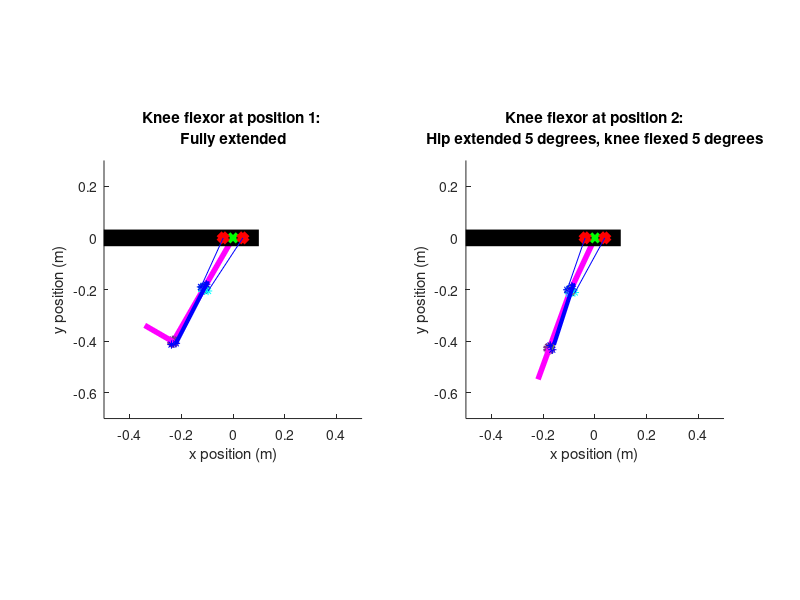

Reproduce this figure in MATLAB. (Note: this script raises an error after producing the figure.)
%% Biarticular analysis of the quadruped hind legs
clear, close('all'), clc

%% Define given geometric and physical constants

% This simulation is intended to provide a static analysis and rough visual
% depiction of a cam/pulley system. CAM radii are sown as points around the
% knee

%% Define a rotational function to be used
% Define 2D rotational matrix in xy-plane as a function of degrees rotated
% counter-clockwise
rotz = @(t) [cosd(t) -sind(t) ; sind(t) cosd(t)] ;
%% Define given geometric and physical constants

% Defining hind leg section lengths
l1 = 8.92 * (0.0254);               % [m] Limb length 1 (inches to meters conversion)
l2 = 9.37 * (0.0254);               % [m] Limb length 2 (inches to meters conversion)
l3 = 5 * (0.0254);                  % [m] Limb length 3 (inches to meters conversion)

% Define gravitational constant
g = 9.8;                            % [m/s^2]

% Define length of actuators             
L_AF = 9 * (0.0254);                % [m] Ankle flexor length (inches to meters conversion)
L_AE = 9 * (0.0254);                % [m] Ankle extensor length (inches to meters conversion)
L_KF = 8 * (0.0254);                % [m] Knee flexor length (inches to meters conversion)
L_KE = 8 * (0.0254);                % [m] Knee extensor length (inches to meters conversion)
L_KFb = 12 * (0.0254);              % [m] Biarticular knee flexor length (inches to meters conversion)
L_KEb = 12 * (0.0254);              % [m] Biarticular knee flexor length (inches to meters conversion)
L_AEb = 8.5 * (0.0254);              % [m] Biarticular ankle extensor length (inches to meters conversion)

% Define actuator masses based on linear density estimate of 1.698 kg/m
m_AF = 1.698 * L_AF;                % [kg] Ankle flexor mass
m_AE = 1.698 * L_AE;                % [kg] Ankle extensor mass
m_KF = 1.698 * L_KF;                % [kg] Knee flexor mass
m_KE = 1.698 * L_KE;                % [kg] Knee extensor mass

% Define mass values of the hind leg sections
me = 0.0205;                        % [kg] Mass of encoders
m1 = 0.1302;                        % [kg] Section 1 leg mass
m2 = 0.1302;                        % [kg] Section 2 leg mass
m3 = 0.09814;                       % [kg] Section 3 leg mass

% Define maximum actuator strain estimate 
k_max = 0.1667;                     % [-]

% Define r1 and r2 for the knee and ankle cam, corresponding to the cam
% radius at positon one and two
r1_KFb_length = .75 * (0.0254);         % [m] (inches to meter conversion)
r1_KEb_length = 0.5 * (0.0254);         % [m] (inches to meter conversion)
r2_KFb_length = 0.5 * (0.0254);         % [m] (inches to meter conversion)
r2_KEb_length = .75* (0.0254);          % [m] (inches to meter conversion)
r1_AEb_length = 0.5 * (0.0254);         % [m] (inches to meter conversion)
r2_AEb_length = 0.5 * (0.0254);        % [m] (inches to meter conversion)

% Define where point of rotation of the upper end of the knee actuators is in the
% xy plane, with the hip point of rotation as the origin
b_KFb_top = [1.5, 0]* (0.0254);            % [m] (inches to meter conversion)
b_KEb_top = [-1.5, 0]* (0.0254);           % [m] (inches to meter conversion)

% Define the safety factor of required force
SF = 1;                           % [-]

%Define BPA model constants (eq 4 from paper)
a0 = 254.3e3;                       % [Pa] Model Parameter 0
a1 = 192e3;                         % [Pa] Model Parameter 1
a2 = 2.0265;                        % [-] Model Parameter 2
a3 = -0.461;                        % [-] Model Parameter 3
a4 = -0.331e-3;                     % [1/N] Model Parameter 4
a5 = 1.23e3;                        % [Pa/N] Model Parameter 5
a6 = 15.6e3;                        % [Pa] Model Parameter 6

% Define the hysteresis factor
S = 1;                               % [0,1]

%% Define fully extended position of the knee in 2D space (position 1)

% Origin is at hip joint point of rotation
% Fully extended position occurs when the femur is -30 degrees from
% vertical, with knee fully extended. Fully flexed position occurs when
% the femur is 30 degrees from vertical with knee fully flexed

% Define angle from horizontal for fully extended position (position 1)
theta1_pos1 = 30;                               % [degrees]

% Define the knee location in the xy plane at position 1 from hip angle
% and femur length
knee_pos1(1) = (-l1 * sind(theta1_pos1));                      % [m]
knee_pos1(2) = (-l1 * cosd(theta1_pos1));                      % [m]

% Define the length of the radius of attatchment end point for the knee(the point where
% the string inserts to the frame) from known angles and length of r
r1_KFb_pos1 = [(knee_pos1(1) + r1_KFb_length * cosd(theta1_pos1)), (knee_pos1(2) - r1_KFb_length * sind(theta1_pos1))]; % [m]
r2_KFb_pos1 = [(knee_pos1(1) - r2_KFb_length * sind(theta1_pos1)), (knee_pos1(2) - r2_KFb_length * cosd(theta1_pos1))]; % [m]
r1_KEb_pos1 = [(knee_pos1(1) - r1_KEb_length * cosd(theta1_pos1)), (knee_pos1(2) + r1_KEb_length * sind(theta1_pos1))]; % [m]
r2_KEb_pos1 = [(knee_pos1(1) + r2_KEb_length * sind(theta1_pos1)), (knee_pos1(2) + r2_KEb_length * cosd(theta1_pos1))]; % [m]

% Define the ankle position from the defined angles, knee position, and
% tibia length
ankle_pos1(1) = (knee_pos1(1) - l2 * sind(theta1_pos1));        % [m]
ankle_pos1(2) = (knee_pos1(2) - l2 * cosd(theta1_pos1));        % [m]

% Define the length of the radius of attatchment end point for the ankle(the point where
% the string inserts to the frame) from known angles and length of r
r1_AEb_pos1 = [(ankle_pos1(1) + r1_AEb_length * cosd(theta1_pos1)), (ankle_pos1(2) - r1_AEb_length * sind(theta1_pos1))]; % [m]
r2_AEb_pos1 = [(ankle_pos1(1) - r2_AEb_length * sind(theta1_pos1)), (ankle_pos1(2) - r2_AEb_length * cosd(theta1_pos1))]; % [m]

% Define the toe postion, modeling the foot as a straight line
toe_pos1 = [(ankle_pos1(1) - l3 * cosd(theta1_pos1)) (ankle_pos1(2) + l3 * sind(theta1_pos1))];

%Define upper actuator position 1
upper_AEb_pos1 = knee_pos1 + 0.0254*1.25*[sind(30) cosd(30)]; 
%Define string length
string = norm(upper_AEb_pos1 - r1_KFb_pos1);

% Define the outer cam circle in quarter sections
thetaKF = 1.5 *pi() : 0.001 : 2*pi;
thetaKE = 0.5 *pi() : 0.001 : pi;
camKF(1,:) = r1_KFb_length * cos(thetaKF) + knee_pos1(1);
camKF(2,:) = r2_KFb_length * sin(thetaKF) + knee_pos1(2);
camKF = rotz(-theta1_pos1) * [(camKF(1,:) - knee_pos1(1)); (camKF(2,:) - knee_pos1(2))];
camKF(1,:) = camKF(1,:) + knee_pos1(1);
camKF(2,:) = camKF(2,:) + knee_pos1(2);

camKE(1,:) = r1_KEb_length * cos(thetaKE) + knee_pos1(1);
camKE(2,:) = r2_KEb_length * sin(thetaKE) + knee_pos1(2);
camKE = rotz(-theta1_pos1) * [(camKE(1,:) - knee_pos1(1)); (camKE(2,:) - knee_pos1(2))];
camKE(1,:) = camKE(1,:) + knee_pos1(1);
camKE(2,:) = camKE(2,:) + knee_pos1(2);

%% Plot fully extended position of the knee in 2D space (position 1)
figure(1)
subplot(1, 2, 1)
hold on

% Plot the femur from knee position, and add a marker at the knee
plot([0, knee_pos1(1)], [0, knee_pos1(2)], '-m', 'LineWidth', 4)
plot(knee_pos1(1), knee_pos1(2), 'o', 'LineWidth', 3)

% Plot the cam radii
plot(camKF(1,:), camKF(2,:))
plot(camKE(1,:), camKE(2,:))

% Plot the tibia from knee to ankle points
plot([knee_pos1(1), ankle_pos1(1)], [knee_pos1(2), ankle_pos1(2)], '-m', 'LineWidth', 4)

% Plot the cam radii for the knee flexor and extensor (2 each) for position 1 as
% points
plot(r1_KFb_pos1(1), r1_KFb_pos1(2), '*c')
plot(r2_KFb_pos1(1), r2_KFb_pos1(2), '*c')
plot(r1_KEb_pos1(1), r1_KEb_pos1(2), '*b')
plot(r2_KEb_pos1(1), r2_KEb_pos1(2), '*b')

% Plot the ankle/foot as a circle
plot(ankle_pos1(1), ankle_pos1(2), 'o', 'LineWidth', 3)

% Plot the foot as a straight line
plot([ankle_pos1(1) toe_pos1(1)], [ankle_pos1(2) toe_pos1(2)], '-m', 'LineWidth', 4) 

% Plot the CAM radii for the ankle
plot(r1_AEb_pos1(1), r1_AEb_pos1(2), '*b')
plot(r2_AEb_pos1(1), r2_AEb_pos1(2), '*b')

% Plot the ankle extensor actuator
plot([upper_AEb_pos1(1) r1_AEb_pos1(1)], [upper_AEb_pos1(2) r1_AEb_pos1(2)], '-b', 'LineWidth', 3)


% Plot the hip/body as a horizontal line for reference
plot([-1, .1], [0, 0], '-k', 'LineWidth', 12)

% Mark the hip joint as the origin
plot(0,0, 'xg', 'LineWidth', 3)

% Plot the final pulley point before string goes to the tibia for the
% flexor and extensor
plot(b_KFb_top(1), b_KFb_top(2), 'xr', 'LineWidth', 5)
plot(b_KEb_top(1), b_KEb_top(2), 'xr', 'LineWidth', 5)

% Plot the lines representing strings for the flexor and extensor
plot([b_KFb_top(1) r1_KFb_pos1(1)], [b_KFb_top(2) r1_KFb_pos1(2)], 'b')
plot([b_KEb_top(1) r1_KEb_pos1(1)], [b_KEb_top(2) r1_KEb_pos1(2)], 'b')

% Finish labeling the plot
hold off
xlim([-0.5 0.5])
ylim([-0.7 0.3])
title(sprintf('Knee flexor at position 1: \nFully extended'))
xlabel('x position (m)')
ylabel('y position (m)')
daspect([1 1 1])

%% Define fully flexed position (position 2) using rotational matrices

% Define hip rotation in degrees
rot_hip = input(sprintf('Enter the desired hip rotation from fully flexed: ') );                                              % [degrees]

% Rotate the knee about the origin 60 degrees
knee_pos2 = rotz(rot_hip) * knee_pos1';

% Define knee rotation in degrees
rot_knee = input(sprintf('\nEnter the desired knee rotation from fully extended: ') );                                              % [degrees]

%Rotate the all points below the knee about the knee 90 degrees
ankle_pos2 = rotz(rot_knee) * ((rotz(rot_hip) * ankle_pos1') - knee_pos2)+ knee_pos2;
r1_KFb_pos2 = rotz(rot_knee) * ((rotz(rot_hip) * r1_KFb_pos1') - knee_pos2) + knee_pos2;
r2_KFb_pos2 = rotz(rot_knee) * ((rotz(rot_hip) * r2_KFb_pos1') - knee_pos2) + knee_pos2;
r1_KEb_pos2 = rotz(rot_knee) * ((rotz(rot_hip) * r1_KEb_pos1') - knee_pos2) + knee_pos2;
r2_KEb_pos2 = rotz(rot_knee) * ((rotz(rot_hip) * r2_KEb_pos1') - knee_pos2) + knee_pos2;
toe_pos2 = rotz(rot_knee) * ((rotz(rot_hip) * toe_pos1') - knee_pos2)+ knee_pos2;
r1_AEb_pos2 = rotz(rot_knee) * ((rotz(rot_hip) * r1_AEb_pos1') - knee_pos2)+ knee_pos2;
r2_AEb_pos2 = rotz(rot_knee) * ((rotz(rot_hip) * r2_AEb_pos1') - knee_pos2)+ knee_pos2;
camKF = rotz(rot_knee) * ((rotz(rot_hip) * camKF) - knee_pos2)+ knee_pos2;
camKE = rotz(rot_knee) * ((rotz(rot_hip) * camKE) - knee_pos2)+ knee_pos2;

%Rotate the foot and ankle cam about the ankle 90 degrees
toe_pos2 = rotz(90) * (toe_pos2 - ankle_pos2)+ ankle_pos2;
r1_AEb_pos2 = rotz(90) * (r1_AEb_pos2 - ankle_pos2)+ ankle_pos2;
r2_AEb_pos2 = rotz(90) * (r2_AEb_pos2 - ankle_pos2)+ ankle_pos2;

% Define upper ankle actuator position
%upper_AEb_pos2 = r1_KFb_pos2 + string * ((r2_AEb_pos2 - r1_KFb_pos2)/ norm(r2_AEb_pos2 - r1_KFb_pos2));
upper_AEb_pos2 = rotz(rot_hip) * upper_AEb_pos1';

% Define the EFFECTIVE radius based on knee rotation
rKFb_eff_length = (r1_KFb_length * r2_KFb_length)/((r2_KFb_length * cosd(rot_knee))^2 + (r1_KFb_length * sind(rot_knee))^2)^.5;
rKEb_eff_length = (r1_KEb_length * r2_KEb_length)/((r2_KEb_length * cosd(rot_knee))^2 + (r1_KEb_length * sind(rot_knee))^2)^.5;

% Define the string attachment point from effective radius and knee roation
rKFb_eff = knee_pos1 + rKFb_eff_length * [cosd(theta1_pos1) -sind(theta1_pos1)];
rKFb_eff = rotz(rot_hip) * rKFb_eff';
rKEb_eff = knee_pos1 + rKEb_eff_length * [-cosd(theta1_pos1) sind(theta1_pos1)];
rKEb_eff = rotz(rot_hip) * rKEb_eff';


% Also need to define the fully extended knee extensor position, even if the
% user input doesn't rotate it to that point.
knee_pos2_extended = rotz(60) * knee_pos1';
r1_KEb_extended = rotz(90) * ((rotz(60) * r1_KEb_pos1') - knee_pos2_extended) + knee_pos2_extended;
r2_KEb_extended = rotz(90) * ((rotz(60) * r2_KEb_pos1') - knee_pos2_extended) + knee_pos2_extended;

string_length = (pi()/2)*(((r1_AEb_length^2) + (r2_AEb_length^2))/2)^0.5;

lower_AEb_pos2 = r2_AEb_pos2' + string_length * (upper_AEb_pos2' - r2_AEb_pos2')/norm(upper_AEb_pos2' - r2_AEb_pos2');

%% Plot fully flexed position of the knee in 2D space (position 2)
subplot(1, 2, 2)
hold on

% Plot the femur from knee position, and add a marker at the knee
plot([0, knee_pos2(1)], [0, knee_pos2(2)], '-m', 'LineWidth', 4)
plot(knee_pos2(1), knee_pos2(2), 'o', 'LineWidth', 3)

% Plot the tibia from knee to ankle points
plot([knee_pos2(1), ankle_pos2(1)], [knee_pos2(2), ankle_pos2(2)], '-m', 'LineWidth', 4)

% Plot the cam radii for flexor and extensor (2 each) for position 1 as
% points
plot(r1_KFb_pos2(1), r1_KFb_pos2(2), '*c')
plot(r2_KFb_pos2(1), r2_KFb_pos2(2), '*c')
plot(r1_KEb_pos2(1), r1_KEb_pos2(2), '*b')
plot(r2_KEb_pos2(1), r2_KEb_pos2(2), '*b')
plot(camKF(1,:), camKF(2,:))
plot(camKE(1,:), camKE(2,:))

% Plot the ankle/foot as a circle
plot(ankle_pos2(1), ankle_pos2(2), 'o', 'LineWidth', 3)

% Plot the hip/body as a horizontal line for reference
plot([-1, .1], [0, 0], '-k', 'LineWidth', 12)

% Mark the hip joint as the origin
plot(0,0, 'xg', 'LineWidth', 3)

% Plot the foot as a straight line
plot([ankle_pos2(1) toe_pos2(1)], [ankle_pos2(2) toe_pos2(2)], '-m', 'LineWidth', 4)

% Plot the CAM radii for the ankle
plot(r1_AEb_pos2(1), r1_AEb_pos2(2), '*b')
plot(r2_AEb_pos2(1), r2_AEb_pos2(2), '*b')

% Plot the ankle extensor actuator
plot([upper_AEb_pos2(1) lower_AEb_pos2(1)], [upper_AEb_pos2(2) lower_AEb_pos2(2)], '-b', 'LineWidth', 3)

% Plot the string from ankle to actuator
plot([r2_AEb_pos2(1) lower_AEb_pos2(1)], [r2_AEb_pos2(2) lower_AEb_pos2(2)])

% Plot the final pulley point before string goes to the tibia for the
% lfexor and extensor
plot(b_KFb_top(1), b_KFb_top(2), 'xr', 'LineWidth', 5)
plot(b_KEb_top(1), b_KEb_top(2), 'xr', 'LineWidth', 5)

% Plot the lines representing strings for the flexor and extensor
plot([b_KFb_top(1) rKFb_eff(1)], [b_KFb_top(2) rKFb_eff(2)], 'b')
plot([b_KEb_top(1) rKEb_eff(1)], [b_KEb_top(2) rKEb_eff(2)], 'b')

% Finish labeling the plot
xlim([-0.5 0.5])
ylim([-0.7 0.3])
title(sprintf('Knee flexor at position 2:\nHip extended %.0f degrees, knee flexed %.0f degrees', rot_hip, rot_knee))
xlabel('x position (m)')
ylabel('y position (m)')
daspect([1 1 1])


%% Define the strain necessary to achieve position 2

% Define length of fully contracted actuator based on previously defined
% vectors
delta_L_KFb = (norm(r1_KFb_pos1 - b_KFb_top) + (pi()/2)*(((r1_KFb_length^2) + (r2_KFb_length^2))/2)^0.5)- norm(r2_KFb_pos2' - b_KFb_top);
delta_L_KEb = (norm(r2_KEb_pos2' - b_KEb_top) + (pi()/2)*(((r1_KEb_length^2) + (r2_KEb_length^2))/2)^0.5)- norm(r1_KEb_pos1 - b_KEb_top);
delta_L_AEb = (norm(r1_AEb_pos1 - upper_AEb_pos1) + (pi()/2)*(((r1_AEb_length^2) + (r2_AEb_length^2))/2)^0.5)- norm(r2_AEb_pos2 - upper_AEb_pos2);

% Calculate strain from contracted and resting lengths
k_KFb = delta_L_KFb / L_KFb;
k_KEb = delta_L_KEb / L_KEb;
k_AEb = delta_L_AEb / L_AEb;

%Print out actuator lengths and strains
fprintf('\nHip rotation: %.0f degrees', rot_hip)
fprintf('\nKnee rotation: %.0f degrees\n', rot_knee)

fprintf('\n\nBA knee flexor actuator length: %.0f inches', L_KFb/0.0254)
fprintf('\nBA knee extensor actuator length: %.0f inches\n', L_KEb/0.0254)

fprintf('\nBA knee flexor strain to achieve position 2: %.2f', k_KFb)
fprintf('\nBA knee extensor strain to achieve position 1: %.2f\n', k_KEb)
fprintf('\nBA ankle extensor strain to achieve this position: %.2f\n', k_AEb)
%fprintf('\n\nBA ankle extensor actuator length: %.0f inches', L_AEb/0.0254)


%% Torque calculations for the biarticular knee flexor and knee extensor

% NOTE: THESE HAVE ONLY BEEN SET UP TO DEFINE TORQUE AT SET POSITIONS.
% Needs modification to find force at a given rotation.

% Torque requirements for knee flexor:
% Define torques created by the weight of the different leg segments
T1_KFb = 0.5 * l1 * cosd(60) * (m1 + m_KF + m_KE) * g;                      % [N-m]
T2_KFb = (l1 * cosd(60) + 0.5 * l2 * sind(60)) * (m2 + m_AF + m_AE) * g;    % [N-m]
T3_KFb = (l1 * cosd(60) + (l2 + l3/2) * sind(60)) * m3 * g;                 % [N-m]
T_knee_KFb = l1 * cosd(60) * me * g;                                        % [N-m]
T_ankle_KFb = (l1 * cosd(60) + l2 * sind(60)) * me * g;                     % [N-m]

% Define force necessary for actuator to exert to hold leg at position 2
F_KFb = (T1_KFb + T2_KFb + T3_KFb + T_knee_KFb + T_ankle_KFb) / r2_KFb_length;  % [N]              % [N]         


% Torque requirements for knee extensor:
% Define torques created by the weight of the different leg segments
T1_KEb = 0.5 * l1 * sind(30) * (m1 + m_KF + m_KE) * g;             % [N-m]
T2_KEb = ((l1 + 0.5 * l2) * sind(30)) * (m1 + m_AF + m_AE) * g;    % [N-m]
T3_KEb = (((l1 + l2) * sind(30)) + (l3/2)) * m3 * g;               % [N-m]
T_knee_KEb = l1 * sind(30) * me * g;                               % [N-m]
T_ankle_KEb = (l1 + l2) * sind(30) * me * g;                       % [N-m]

% Define force necessary for actuator to exert to hold leg at position 1
F_KEb = (T1_KEb + T2_KEb + T3_KEb + T_knee_KEb + T_ankle_KEb) / r1_KEb_length;                % [N] 


% Torque requirements for ankle extensor:
% Define torques created by the weight of the different leg segments
T2_AEb = (0.5 * l2) * (m2 + m_AF + m_AE) * g;                      % [N-m]
T3_AEb = (l2 + 0.5 * l3) * m3 * g;                                 % [N-m]
T_ankle_AEb = l2 * me * g;                                         % [N-m]

% Define force necessary for actuator to exert to hold leg at a fully
% contracted position with the femur aligned with the vertical
F_AEb = (T2_AEb + T3_KEb + T_ankle_AEb) / r2_AEb_length;                % [N] 

% Print out force required to hold position 1 and 2 for the knee extensor
% and flexor, respectively
fprintf('\nThe required force for the BA knee flexor to hold a fully contracted position is %.1f pounds', F_KFb/4.448)
fprintf('\nThe required force for the BA knee extensor to hold a fully contracted position is %.1f pounds', F_KEb/4.448)
fprintf('\nThe required force for the BA ankle extensor to hold position 1 is %.1f pounds', F_AEb/4.448)

%% Plotting strain vs necessary pressure for a given force

% Constructing a pressure vs strain plot for BPAs of varying force based on
% equation 4.

% Define range of strains
k = 0.001:0.001:0.2;            % []
k_max = 0.17;                   % []
F = (0:6:36) * 4.448;           % [N] (pounds to newtons conversion)
S = 1;                          % [0,1] hysteresis 

key = strings(1,length(F));

figure(2)
% plot pressure vs strain, each loop doing a different applied force
for n = 1:length(F)
    P = a0 + (a1 * tan( a2 * ((k./ (a4 * F(n) + k_max)) + a3))) + (a5 * F(n)) + (a6 * S); % [Pa]
    plot(k, P/1000, '.')
    hold on
    key(n) = sprintf('Applied force: %.1f pounds', F(n)/4.448);
end

% Plot strain and forces required for position 1 and 2 for biarticular knee
% muscles
%plot(k_KFb, 0.001 * (a0 + (a1 * tan( a2 * ((k_KFb./ (a4 * F_KFb + k_max)) + a3))) + (a5 * F_KFb) + (a6 * S)), 'xr', 'LineWidth', 2)
%plot(k_KEb, 0.001 * (a0 + (a1 * tan( a2 * ((k_KEb./ (a4 * F_KEb + k_max)) + a3))) + (a5 * F_KEb) + (a6 * S)), 'xb', 'LineWidth', 2)

% Plot maximum pressure line at P = 620 kPa
plot([0 .2], [620 620], '-r')

% Finish plot formatting
%key(8) = 'BA KF at pos1';
%key(9) = 'BA KE at pos2';
legend(key)
xlabel('Strain')
ylabel('Pressure (kPa)')
xlim([0 0.2])
ylim([0 700])
title(sprintf('%.1f inch biarticular knee actuators', L_KFb/0.0254))
